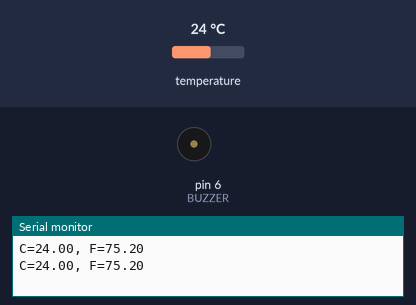
Simulated run of this sketch. Board: Arduino Uno, built with avr-gcc and run on an emulated ATmega328P. Parts: buzzer (waves = sounding), the last lines printed to the serial monitor. The test bench sets the inputs (shaded band); at power-on: temperature 24 °C.

Above: at 2.8 s.
2.9 s: temperature set to 29.2 °C
4.4 s: temperature set to 30.5 °C
At 6.2 s:
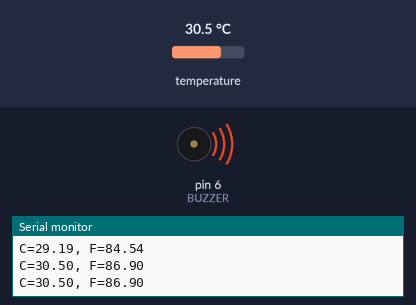
Timing chart, 0 to 7.7 s (numbered marks = the images above; inputs shaded):
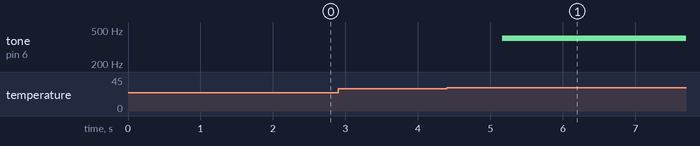

Measured:
- the behaviour switches between 30 and 30.1 °C on temperature (found by bisection; images 0 and 1)
- after the input at 4.4 s, tone on pin 6 (BUZZER): silent → 400 Hz after 0.76 s

The sketch:

Temperature_Sensor_buzzer.ino
```cpp
#include <OneWire.h>
int BUZZER = 6;

OneWire ds(2); // 2번 핀에 연결된 OneWire 개체 생성

void setup() {
  Serial.begin(9600);
  pinMode(BUZZER, OUTPUT);
}

void loop() {
  byte i;
  byte present = 0;

  byte data[12];
  byte addr[8];
  float Temp;

  if (!ds.search(addr)) {
    ds.reset_search();
    return;
  }

  ds.reset();
  ds.select(addr);
  ds.write(0x44,1);
  delay(1000);

  present = ds.reset();
  ds.select(addr);
  ds.write(0xBE);

  for (i = 0; i < 9; i++) {
    data[i] = ds.read();
  }

  Temp=(data[1]<<8)+data[0];
  Temp=Temp/16;

  // Celsius
  Serial.print("C=");
  Serial.print(Temp);
  Serial.print(", ");

   if (Temp>30)
{tone(BUZZER,400);}
else
{noTone (BUZZER);}

  // Convert "Celsius" to "Fahrenheit"
  Temp=Temp*1.8+32;

  // Celsius
  Serial.print("F=");
  Serial.print(Temp);
  Serial.println(" ");


}
```
